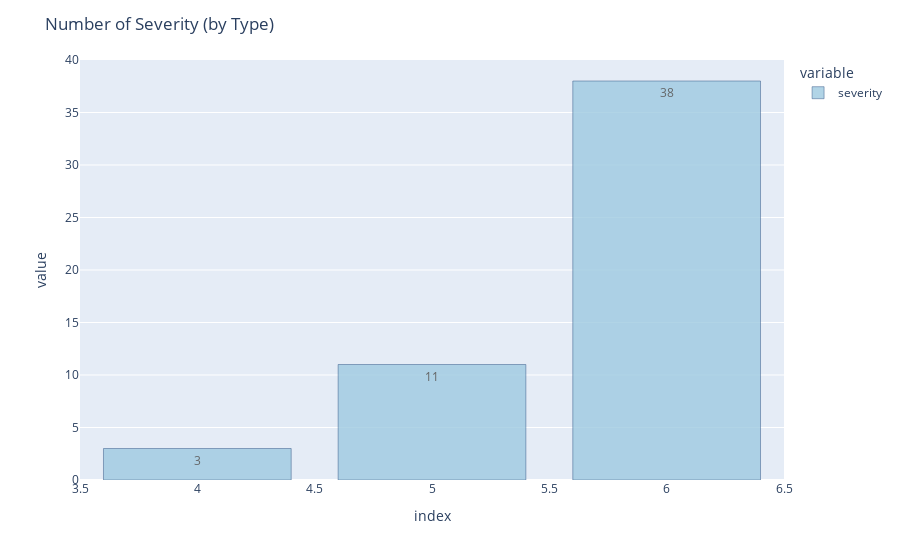
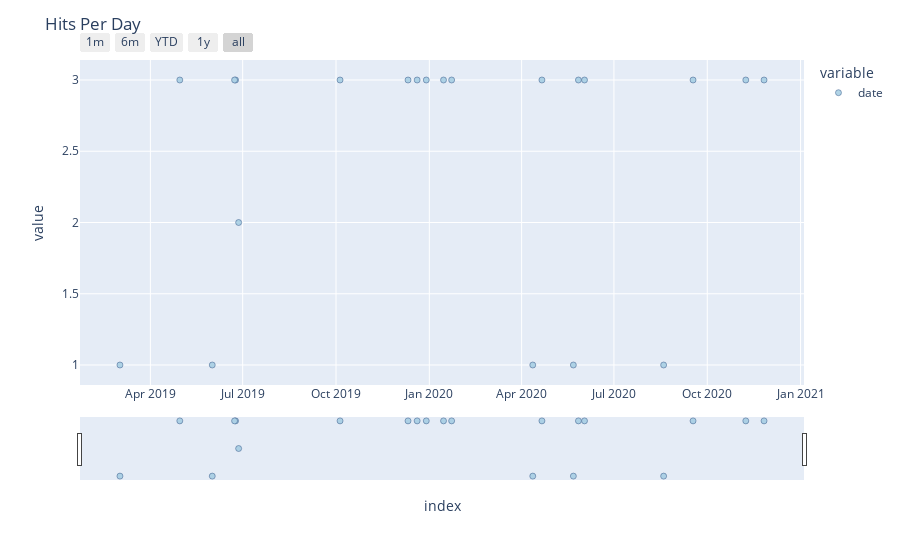

The notebook cell saved with these charts, in order:
### Code cell
#bar graph of the # of severity types
sampledf = pd.DataFrame(data['severity'].value_counts()) #needed for labels
severBar = px.bar(data['severity'].value_counts())
severBar.update_traces(text = sampledf['severity'], textposition='inside')
severBar.update_traces(marker_color='rgb(158,202,225)', marker_line_color='rgb(8,48,107)',
                  marker_line_width=.5, opacity=0.8)
severBar.update_layout(title_text='Number of Severity (by Type)')
severBar.show()

#line graph of hits per day
hitsDF = pd.DataFrame(data['date'].value_counts())
hitLine = px.scatter(data['date'].value_counts())
hitLine.update_traces(marker_color='rgb(158,202,225)', marker_line_color='rgb(8,48,107)',
                  marker_line_width=.5, opacity=0.8)
hitLine.update_layout(title_text='Hits Per Day')
hitLine.update_xaxes(
    rangeslider_visible=True,
    rangeselector=dict(
        buttons=list([
            dict(count=1, label="1m", step="month", stepmode="backward"),
            dict(count=6, label="6m", step="month", stepmode="backward"),
            dict(count=1, label="YTD", step="year", stepmode="todate"),
            dict(count=1, label="1y", step="year", stepmode="backward"),
            dict(step="all")
        ])
    )
)
hitLine.show()

### Figure 1 — Plotly figure (JSON) as saved in the notebook; plotly's stock layout.template omitted (floating-point values rounded to 4 significant figures)
{"data": [{"alignmentgroup": "True", "hovertemplate": "variable=severity<br>index=%{x}<br>value=%{y}<extra></extra>", "legendgroup": "severity", "marker": {"color": "rgb(158,202,225)", "line": {"color": "rgb(8,48,107)", "width": 0.5}}, "name": "severity", "offsetgroup": "severity", "opacity": 0.8, "orientation": "v", "showlegend": true, "text": [38, 11, 3], "textposition": "inside", "type": "bar", "x": [6, 5, 4], "xaxis": "x", "y": [38, 11, 3], "yaxis": "y"}], "layout": {"barmode": "relative", "legend": {"title": {"text": "variable"}, "tracegroupgap": 0}, "margin": {"t": 60}, "title": {"text": "Number of Severity (by Type)"}, "xaxis": {"anchor": "y", "domain": [0, 1], "title": {"text": "index"}}, "yaxis": {"anchor": "x", "domain": [0, 1], "title": {"text": "value"}}}}

### Figure 2 — Plotly figure (JSON) as saved in the notebook; plotly's stock layout.template omitted (floating-point values rounded to 4 significant figures)
{"data": [{"hovertemplate": "variable=date<br>index=%{x}<br>value=%{y}<extra></extra>", "legendgroup": "date", "marker": {"color": "rgb(158,202,225)", "line": {"color": "rgb(8,48,107)", "width": 0.5}, "symbol": "circle"}, "mode": "markers", "name": "date", "opacity": 0.8, "orientation": "v", "showlegend": true, "type": "scatter", "x": ["2020-06-02", "2020-04-21", "2019-06-24", "2020-11-26", "2020-01-15", "2020-09-17", "2019-06-23", "2020-11-08", "2020-05-27", "2019-04-30", "2019-10-05", "2020-01-23", "2019-12-20", "2019-12-11", "2019-12-29", "2019-06-27", "2020-05-22", "2019-03-02", "2020-08-19", "2020-04-12", "2019-06-01"], "xaxis": "x", "y": [3, 3, 3, 3, 3, 3, 3, 3, 3, 3, 3, 3, 3, 3, 3, 2, 1, 1, 1, 1, 1], "yaxis": "y"}], "layout": {"legend": {"title": {"text": "variable"}, "tracegroupgap": 0}, "margin": {"t": 60}, "title": {"text": "Hits Per Day"}, "xaxis": {"anchor": "y", "domain": [0, 1], "rangeselector": {"buttons": [{"count": 1, "label": "1m", "step": "month", "stepmode": "backward"}, {"count": 6, "label": "6m", "step": "month", "stepmode": "backward"}, {"count": 1, "label": "YTD", "step": "year", "stepmode": "todate"}, {"count": 1, "label": "1y", "step": "year", "stepmode": "backward"}, {"step": "all"}]}, "rangeslider": {"visible": true}, "title": {"text": "index"}}, "yaxis": {"anchor": "x", "domain": [0, 1], "title": {"text": "value"}}}}
